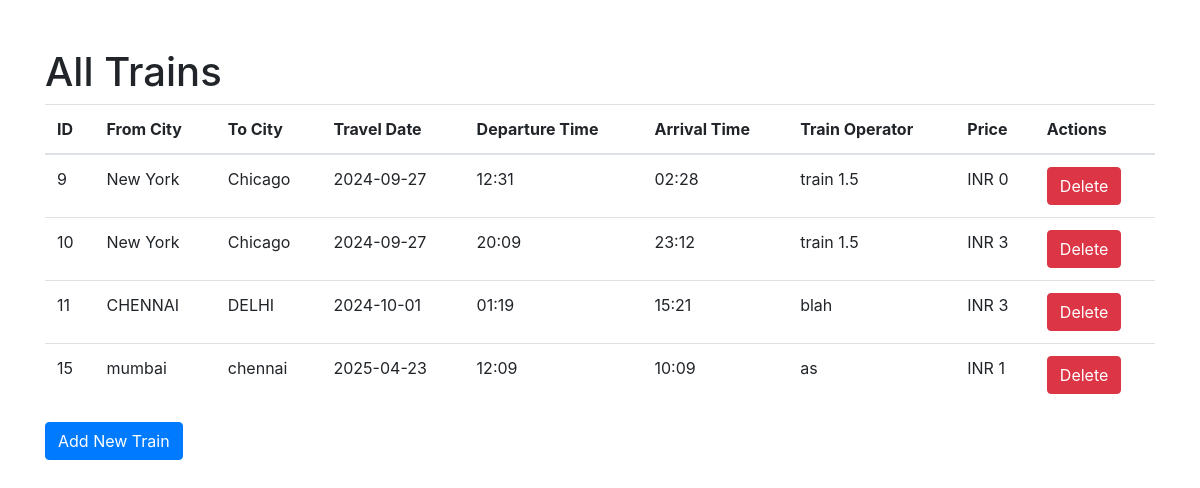
The page /trains on the database its author committed.
### tables this page shows
CREATE TABLE trains (
                        id INTEGER PRIMARY KEY AUTOINCREMENT,
                        from_city TEXT,
                        to_city TEXT,
                        travel_date TEXT,
                        departure_time TEXT,
                        arrival_time TEXT,
                        "train_operator" TEXT,
                        travel_time TEXT,
                        changes INTEGER,
                        price REAL
                    , `train code` INTEGER);

### app.py (the view)
@app.route('/trains', methods=['GET'])
def show_trains():
    try:
        conn = sqlite3.connect('trains.db')
        cursor = conn.cursor()
        cursor.execute('SELECT * FROM trains')
        trains = cursor.fetchall()
        conn.close()
        if not trains:
            flash('No trains found in the database.', 'info')
        return render_template('show_trains.html', trains=trains)
    except Exception as e:
        flash(f'An error occurred while fetching trains: {e}', 'error')
        return redirect(url_for('adminmenu'))

### templates/show_trains.html (shortened to what this page needs)
<!DOCTYPE html>
<html lang="en">
<head>
    <link rel="stylesheet" href="https://stackpath.bootstrapcdn.com/bootstrap/4.5.2/css/bootstrap.min.css">
</head>
<body>
    <div class="container mt-5">
        <h1>All Trains</h1>
        <table class="table">
            <thead>
                <tr>
                    <th>ID</th>
                    <th>From City</th>
                    <th>To City</th>
                    <th>Travel Date</th>
                    <th>Departure Time</th>
                    <th>Arrival Time</th>
                    <th>Train Operator</th>
                    <th>Price</th>
                    <th>Actions</th>
                </tr>
            </thead>
            <tbody>
                {% for train in trains %}
                    <tr>
                        <td>{{ train[0] }}</td>
                        <td>{{ train[1] }}</td>
                        <td>{{ train[2] }}</td>
                        <td>{{ train[3] }}</td>
                        <td>{{ train[4] }}</td>
                        <td>{{ train[5] }}</td>
                        <td>{{ train[6] }}</td>
                        <td>INR {{ train[8] }}</td>
                        <td>
                            <form action="{{ url_for('delete_train', train_id=train[0]) }}" method="post" style="display:inline;">
                                <button type="submit" class="btn btn-danger">Delete</button>
                            </form>
                        </td>
                    </tr>
                {% else %}
                    <tr>
                        <td colspan="9">No trains available.</td>
                    </tr>
                {% endfor %}
            </tbody>
        </table>
        <a href="{{ url_for('getinfo') }}" class="btn btn-primary">Add New Train</a>
    </div>
</body>
</html>

### rows shown on the page
trains: id "9", from_city "New York", to_city "Chicago", travel_date "2024-09-27", departure_time "12:31", arrival_time "02:28", train_operator "train 1.5", changes "0"
trains: id "10", from_city "New York", to_city "Chicago", travel_date "2024-09-27", departure_time "20:09", arrival_time "23:12", train_operator "train 1.5", changes "3"
trains: id "11", from_city "CHENNAI", to_city "DELHI", travel_date "2024-10-01", departure_time "01:19", arrival_time "15:21", train_operator "blah", changes "3"
trains: id "15", from_city "mumbai", to_city "chennai", travel_date "2025-04-23", departure_time "12:09", arrival_time "10:09", train_operator "as", changes "1"
